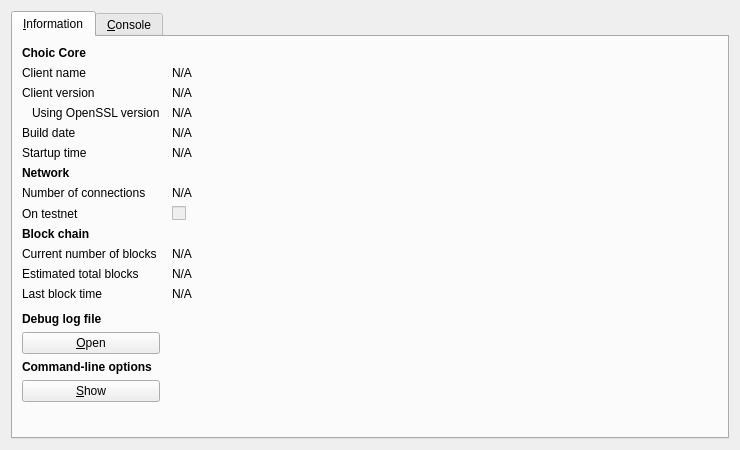
<?xml version="1.0" encoding="UTF-8"?>
<ui version="4.0">
 <class>RPCConsole</class>
 <widget class="QDialog" name="RPCConsole">
  <property name="geometry">
   <rect>
    <x>0</x>
    <y>0</y>
    <width>740</width>
    <height>450</height>
   </rect>
  </property>
  <property name="windowTitle">
   <string>Choic - Debug window</string>
  </property>
  <layout class="QVBoxLayout" name="verticalLayout_2">
   <item>
    <widget class="QTabWidget" name="tabWidget">
     <property name="currentIndex">
      <number>0</number>
     </property>
     <widget class="QWidget" name="tab_info">
      <attribute name="title">
       <string>&amp;Information</string>
      </attribute>
      <layout class="QGridLayout" name="gridLayout" columnstretch="0,1">
       <property name="horizontalSpacing">
        <number>12</number>
       </property>
       <item row="0" column="0">
        <widget class="QLabel" name="label_9">
         <property name="font">
          <font>
           <weight>75</weight>
           <bold>true</bold>
          </font>
         </property>
         <property name="text">
          <string>Choic Core</string>
         </property>
        </widget>
       </item>
       <item row="1" column="0">
        <widget class="QLabel" name="label_5">
         <property name="text">
          <string>Client name</string>
         </property>
        </widget>
       </item>
       <item row="1" column="1">
        <widget class="QLabel" name="clientName">
         <property name="cursor">
          <cursorShape>IBeamCursor</cursorShape>
         </property>
         <property name="text">
          <string>N/A</string>
         </property>
         <property name="textFormat">
          <enum>Qt::PlainText</enum>
         </property>
         <property name="textInteractionFlags">
          <set>Qt::LinksAccessibleByMouse|Qt::TextSelectableByKeyboard|Qt::TextSelectableByMouse</set>
         </property>
        </widget>
       </item>
       <item row="2" column="0">
        <widget class="QLabel" name="label_6">
         <property name="text">
          <string>Client version</string>
         </property>
        </widget>
       </item>
       <item row="2" column="1">
        <widget class="QLabel" name="clientVersion">
         <property name="cursor">
          <cursorShape>IBeamCursor</cursorShape>
         </property>
         <property name="text">
          <string>N/A</string>
         </property>
         <property name="textFormat">
          <enum>Qt::PlainText</enum>
         </property>
         <property name="textInteractionFlags">
          <set>Qt::LinksAccessibleByMouse|Qt::TextSelectableByKeyboard|Qt::TextSelectableByMouse</set>
         </property>
        </widget>
       </item>
       <item row="3" column="0">
        <widget class="QLabel" name="label_14">
         <property name="text">
          <string>Using OpenSSL version</string>
         </property>
         <property name="indent">
          <number>10</number>
         </property>
        </widget>
       </item>
       <item row="3" column="1">
        <widget class="QLabel" name="openSSLVersion">
         <property name="cursor">
          <cursorShape>IBeamCursor</cursorShape>
         </property>
         <property name="text">
          <string>N/A</string>
         </property>
         <property name="textFormat">
          <enum>Qt::PlainText</enum>
         </property>
         <property name="textInteractionFlags">
          <set>Qt::LinksAccessibleByMouse|Qt::TextSelectableByKeyboard|Qt::TextSelectableByMouse</set>
         </property>
        </widget>
       </item>
       <item row="4" column="0">
        <widget class="QLabel" name="label_12">
         <property name="text">
          <string>Build date</string>
         </property>
        </widget>
       </item>
       <item row="4" column="1">
        <widget class="QLabel" name="buildDate">
         <property name="cursor">
          <cursorShape>IBeamCursor</cursorShape>
         </property>
         <property name="text">
          <string>N/A</string>
         </property>
         <property name="textFormat">
          <enum>Qt::PlainText</enum>
         </property>
         <property name="textInteractionFlags">
          <set>Qt::LinksAccessibleByMouse|Qt::TextSelectableByKeyboard|Qt::TextSelectableByMouse</set>
         </property>
        </widget>
       </item>
       <item row="5" column="0">
        <widget class="QLabel" name="label_13">
         <property name="text">
          <string>Startup time</string>
         </property>
        </widget>
       </item>
       <item row="5" column="1">
        <widget class="QLabel" name="startupTime">
         <property name="cursor">
          <cursorShape>IBeamCursor</cursorShape>
         </property>
         <property name="locale">
          <locale language="English" country="UnitedStates"/>
         </property>
         <property name="text">
          <string>N/A</string>
         </property>
         <property name="textFormat">
          <enum>Qt::PlainText</enum>
         </property>
         <property name="textInteractionFlags">
          <set>Qt::LinksAccessibleByMouse|Qt::TextSelectableByKeyboard|Qt::TextSelectableByMouse</set>
         </property>
        </widget>
       </item>
       <item row="6" column="0">
        <widget class="QLabel" name="label_11">
         <property name="font">
          <font>
           <weight>75</weight>
           <bold>true</bold>
          </font>
         </property>
         <property name="text">
          <string>Network</string>
         </property>
        </widget>
       </item>
       <item row="7" column="0">
        <widget class="QLabel" name="label_7">
         <property name="text">
          <string>Number of connections</string>
         </property>
        </widget>
       </item>
       <item row="7" column="1">
        <widget class="QLabel" name="numberOfConnections">
         <property name="cursor">
          <cursorShape>IBeamCursor</cursorShape>
         </property>
         <property name="text">
          <string>N/A</string>
         </property>
         <property name="textFormat">
          <enum>Qt::PlainText</enum>
         </property>
         <property name="textInteractionFlags">
          <set>Qt::LinksAccessibleByMouse|Qt::TextSelectableByKeyboard|Qt::TextSelectableByMouse</set>
         </property>
        </widget>
       </item>
       <item row="8" column="0">
        <widget class="QLabel" name="label_8">
         <property name="text">
          <string>On testnet</string>
         </property>
        </widget>
       </item>
       <item row="8" column="1">
        <widget class="QCheckBox" name="isTestNet">
         <property name="enabled">
          <bool>false</bool>
         </property>
         <property name="text">
          <string/>
         </property>
        </widget>
       </item>
       <item row="9" column="0">
        <widget class="QLabel" name="label_10">
         <property name="font">
          <font>
           <weight>75</weight>
           <bold>true</bold>
          </font>
         </property>
         <property name="text">
          <string>Block chain</string>
         </property>
        </widget>
       </item>
       <item row="10" column="0">
        <widget class="QLabel" name="label_3">
         <property name="text">
          <string>Current number of blocks</string>
         </property>
        </widget>
       </item>
       <item row="10" column="1">
        <widget class="QLabel" name="numberOfBlocks">
         <property name="cursor">
          <cursorShape>IBeamCursor</cursorShape>
         </property>
         <property name="text">
          <string>N/A</string>
         </property>
         <property name="textFormat">
          <enum>Qt::PlainText</enum>
         </property>
         <property name="textInteractionFlags">
          <set>Qt::LinksAccessibleByMouse|Qt::TextSelectableByKeyboard|Qt::TextSelectableByMouse</set>
         </property>
        </widget>
       </item>
       <item row="11" column="0">
        <widget class="QLabel" name="label_4">
         <property name="text">
          <string>Estimated total blocks</string>
         </property>
        </widget>
       </item>
       <item row="11" column="1">
        <widget class="QLabel" name="totalBlocks">
         <property name="cursor">
          <cursorShape>IBeamCursor</cursorShape>
         </property>
         <property name="text">
          <string>N/A</string>
         </property>
         <property name="textFormat">
          <enum>Qt::PlainText</enum>
         </property>
         <property name="textInteractionFlags">
          <set>Qt::LinksAccessibleByMouse|Qt::TextSelectableByKeyboard|Qt::TextSelectableByMouse</set>
         </property>
        </widget>
       </item>
       <item row="12" column="0">
        <widget class="QLabel" name="label_2">
         <property name="text">
          <string>Last block time</string>
         </property>
        </widget>
       </item>
       <item row="12" column="1">
        <widget class="QLabel" name="lastBlockTime">
         <property name="cursor">
          <cursorShape>IBeamCursor</cursorShape>
         </property>
         <property name="locale">
          <locale language="English" country="UnitedStates"/>
         </property>
         <property name="text">
          <string>N/A</string>
         </property>
         <property name="textFormat">
          <enum>Qt::PlainText</enum>
         </property>
         <property name="textInteractionFlags">
          <set>Qt::LinksAccessibleByMouse|Qt::TextSelectableByKeyboard|Qt::TextSelectableByMouse</set>
         </property>
        </widget>
       </item>
       <item row="13" column="0">
        <spacer name="verticalSpacer_2">
         <property name="orientation">
          <enum>Qt::Vertical</enum>
         </property>
         <property name="sizeHint" stdset="0">
          <size>
           <width>20</width>
           <height>20</height>
          </size>
         </property>
        </spacer>
       </item>
       <item row="14" column="0">
        <widget class="QLabel" name="labelDebugLogfile">
         <property name="font">
          <font>
           <weight>75</weight>
           <bold>true</bold>
          </font>
         </property>
         <property name="text">
          <string>Debug log file</string>
         </property>
        </widget>
       </item>
       <item row="15" column="0">
        <widget class="QPushButton" name="openDebugLogfileButton">
         <property name="toolTip">
          <string>Open the Choic debug log file from the current data directory. This can take a few seconds for large log files.</string>
         </property>
         <property name="text">
          <string>&amp;Open</string>
         </property>
         <property name="autoDefault">
          <bool>false</bool>
         </property>
        </widget>
       </item>
       <item row="16" column="0">
        <widget class="QLabel" name="labelCLOptions">
         <property name="font">
          <font>
           <weight>75</weight>
           <bold>true</bold>
          </font>
         </property>
         <property name="text">
          <string>Command-line options</string>
         </property>
        </widget>
       </item>
       <item row="17" column="0">
        <widget class="QPushButton" name="showCLOptionsButton">
         <property name="toolTip">
          <string>Show the Choic-Qt help message to get a list with possible Choic command-line options.</string>
         </property>
         <property name="text">
          <string>&amp;Show</string>
         </property>
         <property name="autoDefault">
          <bool>false</bool>
         </property>
        </widget>
       </item>
       <item row="18" column="0">
        <spacer name="verticalSpacer">
         <property name="orientation">
          <enum>Qt::Vertical</enum>
         </property>
         <property name="sizeHint" stdset="0">
          <size>
           <width>20</width>
           <height>40</height>
          </size>
         </property>
        </spacer>
       </item>
      </layout>
     </widget>
     <widget class="QWidget" name="tab_console">
      <attribute name="title">
       <string>&amp;Console</string>
      </attribute>
      <layout class="QVBoxLayout" name="verticalLayout_3">
       <property name="spacing">
        <number>3</number>
       </property>
       <item>
        <widget class="QTextEdit" name="messagesWidget">
         <property name="minimumSize">
          <size>
           <width>0</width>
           <height>100</height>
          </size>
         </property>
         <property name="readOnly">
          <bool>true</bool>
         </property>
         <property name="tabKeyNavigation" stdset="0">
          <bool>false</bool>
         </property>
         <property name="columnCount" stdset="0">
          <number>2</number>
         </property>
        </widget>
       </item>
       <item>
        <layout class="QHBoxLayout" name="horizontalLayout">
         <property name="spacing">
          <number>3</number>
         </property>
         <item>
          <widget class="QLabel" name="label">
           <property name="text">
            <string notr="true">&gt;</string>
           </property>
          </widget>
         </item>
         <item>
          <widget class="QLineEdit" name="lineEdit"/>
         </item>
         <item>
          <widget class="QPushButton" name="clearButton">
           <property name="maximumSize">
            <size>
             <width>24</width>
             <height>24</height>
            </size>
           </property>
           <property name="toolTip">
            <string>Clear console</string>
           </property>
           <property name="text">
            <string/>
           </property>
           <property name="icon">
            <iconset resource="../bitcoin.qrc">
             <normaloff>:/icons/remove</normaloff>:/icons/remove</iconset>
           </property>
           <property name="shortcut">
            <string notr="true">Ctrl+L</string>
           </property>
           <property name="autoDefault">
            <bool>false</bool>
           </property>
          </widget>
         </item>
        </layout>
       </item>
      </layout>
     </widget>
    </widget>
   </item>
  </layout>
 </widget>
 <resources>
  <include location="../bitcoin.qrc"/>
 </resources>
 <connections/>
</ui>
